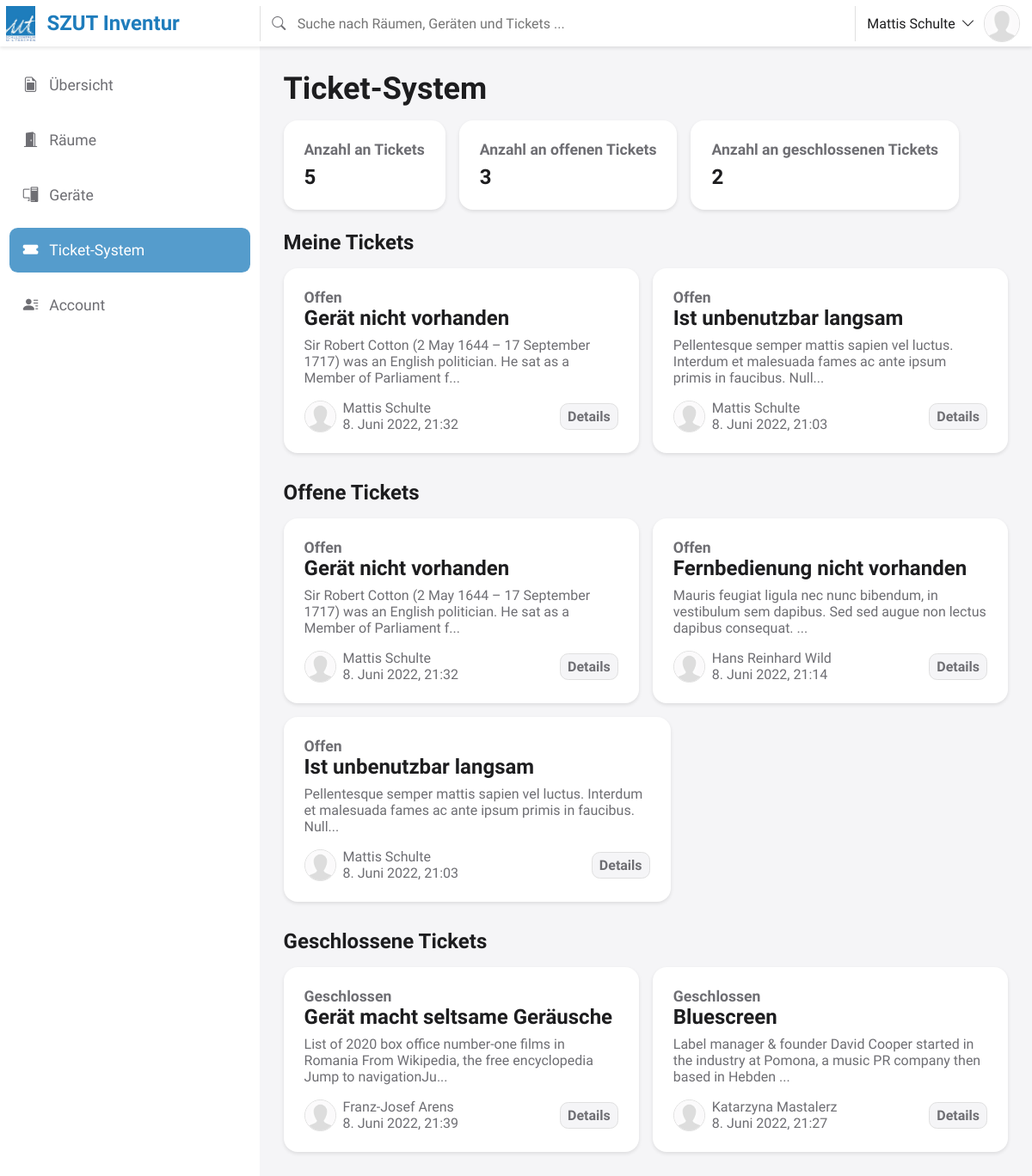
The page /ticket-management/ (signed in) on the database as committed earlier.
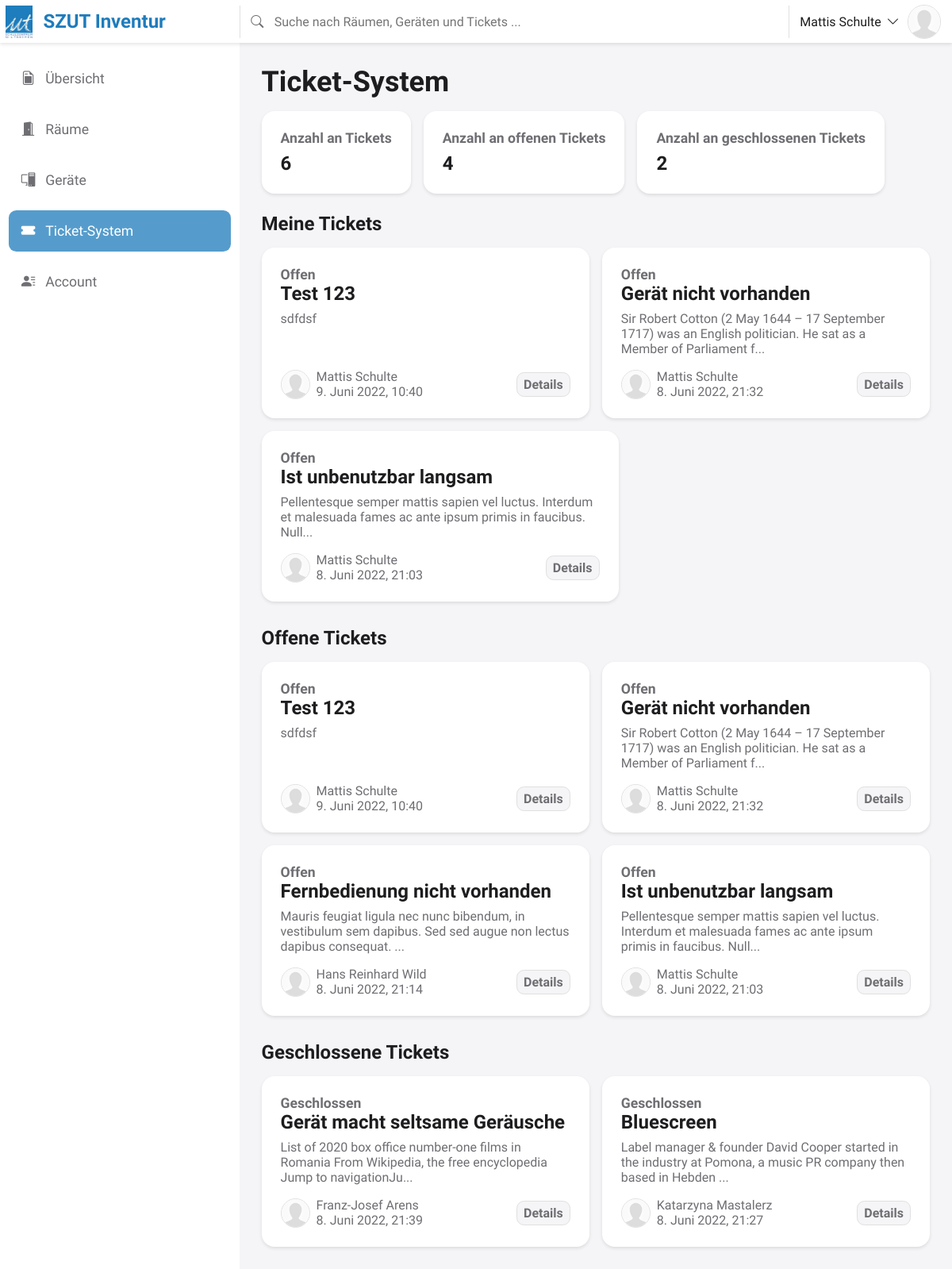
The same page on the database as committed later.
### inventory_management/models.py (models this page shows, shortened)
class Ticket(models.Model):
    class Meta:
        verbose_name = _('Ticket')
        verbose_name_plural = _('Tickets')
    class StatusOptions(models.IntegerChoices):
        OPEN = 1, _('Offen')
        CLOSED = 0, _('Geschlossen')
    device = models.ForeignKey(Device, verbose_name=_('Gerät'), on_delete=models.CASCADE, default=None)
    title = models.CharField(verbose_name=_('Titel'), max_length=40)
    description = models.TextField(verbose_name=_('Beschreibung'), max_length=1680)
    status = models.IntegerField(verbose_name=_('Aktueller Status'), choices=StatusOptions.choices)
    created_at = models.DateTimeField(verbose_name=_('Erstellt am'), auto_now_add=True)
    created_by = models.ForeignKey(MyUser, verbose_name=_('Erstellt von'), on_delete=models.CASCADE)
    last_change_at = models.DateTimeField(verbose_name=_('Letzte Änderung am'), auto_now=True)

### inventory_management/views.py (the view)
# urls.py: path('ticket-management/', views.ticket_management, name='ticket-management'),
def ticket_management(request):
    tickets_data = Ticket.objects.order_by('-created_at').all().values('id', 'title', 'description', 'status', 'created_by__id', 'created_by__first_name', 'created_by__last_name', 'created_by__profile_image_url', 'created_at')
    tickets_data = get_choices.GetChoices.make_labels_readable(tickets_data, Ticket.StatusOptions, 'status')
    tickets_data = truncate.Truncate.truncate_data(tickets_data, 'description', 115)
    unique_tickets_count = tickets_data.count()
    unique_open_tickets_count = tickets_data.filter(status=Ticket.StatusOptions.OPEN).count()
    unique_closed_tickets_count = tickets_data.filter(status=Ticket.StatusOptions.CLOSED).count()
    if request.user.is_authenticated:
        my_tickets_len = tickets_data.filter(created_by__id=request.user.id).count()
    else:
        my_tickets_len = None
    if request.META.get('HTTP_X_REQUESTED_WITH') == 'XMLHttpRequest':
        return render(request, 'ticket-management.html', {'tickets_data': list(tickets_data), 'my_tickets_len': my_tickets_len, 'unique_tickets_count': unique_tickets_count, 'unique_open_tickets_count': unique_open_tickets_count, 'unique_closed_tickets_count': unique_closed_tickets_count})
    else:
        return render(request, 'index.html', {'current_page_category': 'ticket-management', 'current_page_file': 'ticket-management.html', 'tickets_data': list(tickets_data), 'my_tickets_len': my_tickets_len, 'unique_tickets_count': unique_tickets_count, 'unique_open_tickets_count': unique_open_tickets_count, 'unique_closed_tickets_count': unique_closed_tickets_count})

### inventory_management/auth.py (called while the page is built)
    def get_user(self, user_id):
        try:
            return MyUser.objects.get(id=user_id)
        except MyUser.DoesNotExist:
            return None

### inventory_management/get_choices.py (called while the page is built)
    @classmethod
    def make_labels_readable(cls, data_set, enum_options, label_key: str):
        label_name = label_key + '_label'
        for data in data_set:
            if data[label_key] is not None:
                data[label_name] = enum_options(data[label_key]).label
            else:
                data[label_key] = 'unknown'
                data[label_name] = _('Unbekannt')
        return data_set

### inventory_management/templatetags/check_include_template.py (called while the page is built)
@register.filter
@stringfilter
def template_exists(value):
    try:
        template.loader.get_template(value)
        return True
    except template.TemplateDoesNotExist:
        return False

### inventory_management/truncate.py (called while the page is built)
    @classmethod
    def truncate_data(cls, data_set, field_to_truncate,  max_length: int):
        for data in data_set:
            if len(data[field_to_truncate]) > max_length:
                data[field_to_truncate] = data[field_to_truncate][:max_length - 3] + '...'
        return data_set

### templates/index.html (shortened to what this page needs)
{% load static %}
{% load check_include_template %}
<!DOCTYPE html>
<html lang="de-DE" dir="ltr">
<head>
    <link rel="stylesheet" href="{% static 'css/main.css' %}" />
</head>
<body>
    <nav class="top-bar-content" role="navigation">
        <div class="top-bar-header">
            <a class="logo-name" href="{% url 'overview' %}" onclick="loadAjaxContent('{% url 'overview' %}');return false">
                <img src="{% static 'images/szut-logo.webp' %}" alt="Logo" width="273" height="327">
                <h1>SZUT Inventur</h1>
            </a>
            <div class="top-bar-search" style="">
                <form id="search-form" action="{% url 'search' %}" method="get" role="search">
                    <i class="bi bi-search" role="presentation"></i>
                    <input type="search" name="q" placeholder="Suche nach Räumen, Geräten und Tickets ..." maxlength="500">
                </form>
            </div>
            <div class="account-card-wrapper">
                <div class="top-bar-account-link" tabindex="0" role="button" aria-pressed="false">
                    <p>{% if user.is_authenticated %}{{ user.get_full_name }}{% else %}Anmelden{% endif %}<i class="bi bi-chevron-down"></i></p>
                    {% if user.is_authenticated %}<img src="{% if user.profile_image_url %}{{ user.profile_image_url }}{% endif %}" onerror="this.src='{% static 'images/generic_user_icon.webp' %}'" alt="Profilbild" width="192" height="192">{% endif %}
                </div>
            </div>
        </div>
    </nav>
    <main class="main-area-wrapper">
        <nav class="nav-side-bar" role="navigation">
            <ul>
                <li><a id="overview" href="{% url 'overview' %}" onclick="loadAjaxContent('{% url 'overview' %}');return false"><i class="bi bi-file-earmark-post"></i>Übersicht</a></li>
                <li><a id="rooms" href="{% url 'rooms' %}" onclick="loadAjaxContent('{% url 'rooms' %}');return false"><i class="bi bi-door-open-fill"></i>Räume</a></li>
                <li><a id="devices" href="{% url 'devices' %}" onclick="loadAjaxContent('{% url 'devices' %}');return false"><i class="bi bi-pc-display"></i>Geräte</a></li>
                <li><a id="ticket-management" href="{% url 'ticket-management' %}" onclick="loadAjaxContent('{% url 'ticket-management' %}');return false"><i class="bi bi-ticket-fill"></i>Ticket-System</a></li>
                {% if user.is_authenticated %}
                    <li><a id="account" href="{% url 'account' %}" onclick="loadAjaxContent('{% url 'account' %}');return false"><i class="bi bi-person-lines-fill"></i>Account</a></li>
                {% else %}
                    <li><a id="account" class="account-li-not-logged-in" tabindex="0"><i class="bi bi-person-lines-fill"></i>Account</a></li>
                {% endif %}
            </ul>
        </nav>
        <div class="main-content-wrapper">
            <div id="page-content" class="page-content">
                {% if current_page_file|template_exists %}<script>setHighlight('{{ current_page_category }}');</script>{% include current_page_file %}{% else %}<script>setHighlight('{{ current_page_category }}'); loadContentError();</script>{% endif %}
            </div>
        </div>
    </main>
</body>
</html>

### templates/ticket-management.html (shortened to what the changed rows need)
{% load static %}
<h1>Ticket-System</h1>
<div class="general-info-area">
    <div class="general-info-box">
        <h3>Anzahl an Tickets</h3>
        <h2 class="number-of-devices">{{ unique_tickets_count }}</h2>
    </div>
    <div class="general-info-box">
        <h3>Anzahl an offenen Tickets</h3>
        <h2 class="number-of-device-categories">{{ unique_open_tickets_count }}</h2>
    </div>
    <div class="general-info-box">
        <h2 class="number-of-device-categories">{{ unique_closed_tickets_count }}</h2>
    </div>
</div>
{% if user.is_authenticated %}
    {% if not perms.inventory_management.add_ticket %}
        <h2>Meine Tickets</h2>
        <h3>Du hast nicht die Berechtigung neue Tickets zu erstellen.</h3>
    {% else %}
        <h2>Meine Tickets</h2>
    {% endif %}
    {% if perms.inventory_management.add_ticket and my_tickets_len %}
        <div class="ticket-boxes-area">
            {% for my_ticket in tickets_data %}
                {% if my_ticket.created_by__id == user.id %}
                    <div class="ticket-box created-ticket" tabindex="0" onclick="loadAjaxContent('{% url 'ticket-management' %}ticket-{{ my_ticket.id }}/')">
                        <div class="ticket-box-header">
                            <h3>{{ my_ticket.status_label }}</h3>
                            <h2>{{ my_ticket.title }}</h2>
                            <p>{{ my_ticket.description }}</p>
                        </div>
                        <div class="ticket-box-footer">
                            <img class="ticket-box-footer-element" src="{% if my_ticket.created_by__profile_image_url %}{{ my_ticket.created_by__profile_image_url }}{% endif %}" onerror="this.src='{% static 'images/generic_user_icon.webp' %}'" alt="Profilbild" width="192" height="192">
                            <div class="ticket-box-footer-element creation-details">
                                <p>{{ my_ticket.created_by__first_name }} {{ my_ticket.created_by__last_name }}</p>
                                {% if user.use_12_hour_time_format %}<p>{{my_ticket.created_at|date:'j. F Y'}}, {{ my_ticket.created_at|time:"h:i a" }}</p>{% else %}<p>{{my_ticket.created_at|date:'j. F Y'}}, {{ my_ticket.created_at|time:"H:i" }}</p>{% endif %}
                            </div>
                            <div class="ticket-box-footer-element view-more-button">Details</div>
                        </div>
                    </div>
                {% endif %}
            {% endfor %}
        </div>
    {% elif perms.inventory_management.add_ticket and not my_tickets_len %}
        <h3>Du hast noch keine Tickets erstellt.</h3>
    {% endif %}
{% endif %}
{% if unique_open_tickets_count %}
    <h2>Offene Tickets</h2>
    <div class="ticket-boxes-area">
        {% for my_ticket in tickets_data %}
            {% if my_ticket.status == 1 %}
                <div class="ticket-box created-ticket" tabindex="0" onclick="loadAjaxContent('{% url 'ticket-management' %}ticket-{{ my_ticket.id }}/')">
                    <div class="ticket-box-header">
                        <h3>{{ my_ticket.status_label }}</h3>
                        <h2>{{ my_ticket.title }}</h2>
                        <p>{{ my_ticket.description }}</p>
                    </div>
                    <div class="ticket-box-footer">
                        <img class="ticket-box-footer-element" src="{% if my_ticket.created_by__profile_image_url %}{{ my_ticket.created_by__profile_image_url }}{% endif %}" onerror="this.src='{% static 'images/generic_user_icon.webp' %}'" alt="Profilbild" width="192" height="192">
                        <div class="ticket-box-footer-element creation-details">
                            <p>{{ my_ticket.created_by__first_name }} {{ my_ticket.created_by__last_name }}</p>
                            {% if user.use_12_hour_time_format %}<p>{{my_ticket.created_at|date:'j. F Y'}}, {{ my_ticket.created_at|time:"h:i a" }}</p>{% else %}<p>{{my_ticket.created_at|date:'j. F Y'}}, {{ my_ticket.created_at|time:"H:i" }}</p>{% endif %}
                        </div>
                        <div class="ticket-box-footer-element view-more-button">Details</div>
                    </div>
                </div>
            {% endif %}
        {% endfor %}
</div>
{% else %}
    <h2>Offene Tickets</h2>
    <div class="ticket-boxes-area no-tickets">
        <h3>Keine offenen Tickets vorhanden.</h3>
    </div>
{% endif %}
{% if unique_closed_tickets_count %}
    <h2>Geschlossene Tickets</h2>
    <div class="ticket-boxes-area">
         {% for my_ticket in tickets_data %}
            {% if my_ticket.status == 0 %}
                <div class="ticket-box created-ticket" tabindex="0" onclick="loadAjaxContent('{% url 'ticket-management' %}ticket-{{ my_ticket.id }}/')">
                    <div class="ticket-box-header">
                        <h3>{{ my_ticket.status_label }}</h3>
                        <h2>{{ my_ticket.title }}</h2>
                        <p>{{ my_ticket.description }}</p>
                    </div>
                    <div class="ticket-box-footer">
                        <img class="ticket-box-footer-element" src="{% if my_ticket.created_by__profile_image_url %}{{ my_ticket.created_by__profile_image_url }}{% endif %}" onerror="this.src='{% static 'images/generic_user_icon.webp' %}'" alt="Profilbild" width="192" height="192">
                        <div class="ticket-box-footer-element creation-details">
                            <p>{{ my_ticket.created_by__first_name }} {{ my_ticket.created_by__last_name }}</p>
                            {% if user.use_12_hour_time_format %}<p>{{my_ticket.created_at|date:'j. F Y'}}, {{ my_ticket.created_at|time:"h:i a" }}</p>{% else %}<p>{{my_ticket.created_at|date:'j. F Y'}}, {{ my_ticket.created_at|time:"H:i" }}</p>{% endif %}
                        </div>
                        <div class="ticket-box-footer-element view-more-button">Details</div>
                    </div>
                </div>
            {% endif %}
        {% endfor %}
    </div>
{% else %}
    <h2>Geschlossene Tickets</h2>
    <div class="ticket-boxes-area no-tickets">
        <h3>Keine geschlossenen Tickets vorhanden.</h3>
    </div>
{% endif %}

Rows that differ between the two databases and show on the page:
added Ticket: status_label "Offen", title "Test 123", description "sdfdsf", created_by__first_name "Mattis", created_by__last_name "Schulte", created_at "9. Juni 2022", created_at "10:40", status 1 (drawn)
Other text that changed with them:
{{ unique_tickets_count }}: "5" → "6"
{{ unique_open_tickets_count }}: "3" → "4"
